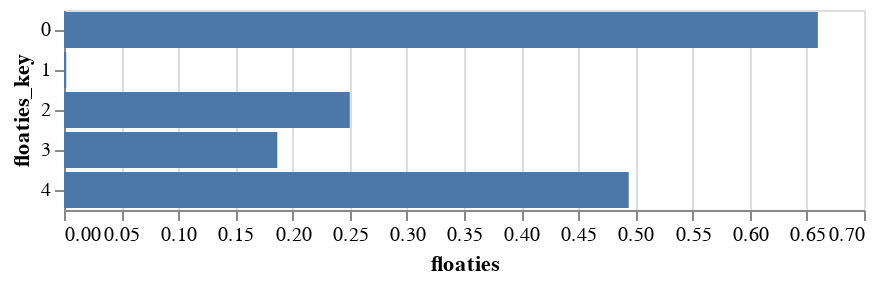

This figure's notebook cell:
### Code cell
cm.chart_me(df, ['floaties', 'floaties_key'])[0]

### Figure 1 — Vega-Lite specification as saved in the notebook (floating-point values rounded to 4 significant figures)
{"config": {"view": {"continuousWidth": 400, "continuousHeight": 300}}, "data": {"name": "data-3c970e4d5ab357298eb8eb50b7bf5d26"}, "mark": "bar", "encoding": {"x": {"field": "floaties", "type": "quantitative"}, "y": {"field": "floaties_key", "type": "ordinal"}}, "$schema": "https://vega.github.io/schema/vega-lite/v4.17.0.json", "datasets": {"data-3c970e4d5ab357298eb8eb50b7bf5d26": [{"integers": 1, "floaties": 0.6596, "floaties2": 0.8584, "floaties_key": 0, "integer_bools": false, "stringer": "rabbit", "datie_dates": "2020-01-01T00:00:00"}, {"integers": 2, "floaties": 0.00198, "floaties2": 0.9816, "floaties_key": 1, "integer_bools": true, "stringer": "leopard", "datie_dates": "2021-02-03T00:00:00"}, {"integers": 3, "floaties": 0.2501, "floaties2": 0.3436, "floaties_key": 2, "integer_bools": true, "stringer": "rabbit", "datie_dates": "2021-02-03T00:00:00"}, {"integers": 1, "floaties": 0.1866, "floaties2": 0.7216, "floaties_key": 3, "integer_bools": true, "stringer": "rabbit", "datie_dates": "2020-01-01T00:00:00"}, {"integers": 2, "floaties": 0.4941, "floaties2": 0.2794, "floaties_key": 4, "integer_bools": true, "stringer": "leopard", "datie_dates": "2021-02-03T00:00:00"}]}}
